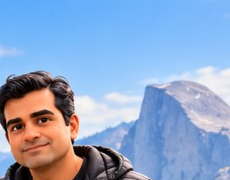
#> input picture brewiq/brand/character-reference.png, 230 x 180 px; its folder holds only this picture in this run
$ python -i story.py   (imports and definitions only)
#> lines starting #> are read from the running program, lines starting #| are printed output that depends on the picture; after the words box and inside, x2 and y2 are one past the last pixel; in counts of white or black regions, pixels touching at a corner belong together
#> further down, picture is the input picture: PIL image 230x180 RGB; mean R, G, B 142.4, 165.7, 200.9
"""The animated story behind the 8-second Reel: one original 3D character living the moment and doing the fix.

The story director writes a shot sheet, the way animation prompts are written: each shot has a title, its time,
and a full cinematic prompt (look, action, camera, lens, light). GPT Image draws one still per shot of the same
character. The insert shot is a close-up of the phone in their hand with a green screen, and the real sample
screen is keyed onto it, behind their thumb. Veo animates the opening shot when it has credits; otherwise each
still plays with a slow push-in. Nothing is published here.
"""

from __future__ import annotations

import concurrent.futures
import re
from pathlib import Path

from PIL import Image

SHOTS = ("hook", "insert", "fix", "cta")
SIZE = (1080, 1920)

# The art styles a Reel can be drawn in. `keyable` styles are realistic enough that the real phone screen can be
# keyed onto the character's phone; the others show the screen as a clean overlay instead.
STYLES = {
    "pixar_3d": {
        "label": "3D animated film",
        "keyable": True,
        "avoid": "",
        "look": "Feature-film quality stylized 3D animation, Pixar-inspired, premium cinematic look, warm practical "
                "light, soft bokeh, shallow depth of field, expressive face, real materials and textures. ",
    },
    "claymation": {
        "label": "Claymation",
        "keyable": True,
        "avoid": "Real sculpted clay with fingerprint marks and matte plasticine surfaces, not a smooth CGI render, not a photograph.",
        "look": "Handmade claymation stop-motion look, plasticine characters with visible fingerprints and soft "
                "sculpted edges, miniature set, warm studio light, shallow depth of field, charming and tactile. ",
    },
    "comic_book": {
        "label": "Comic book",
        "keyable": False,
        "avoid": "A flat inked 2D comic illustration, not a 3D render, not a photograph, no smooth CGI shading.",
        "look": "Dynamic comic book illustration, bold black ink outlines, halftone dot shading, saturated "
                "flat colors, dramatic angles, graphic novel panel feel. ",
    },
    "watercolor": {
        "label": "Watercolor storybook",
        "keyable": False,
        "avoid": "Painted flat 2D on textured paper, not a 3D render, not a photograph, no smooth CGI shading.",
        "look": "Soft watercolor storybook illustration, loose ink linework, gentle paper texture, warm "
                "translucent washes, cozy and hand-painted. ",
    },
    "paper_cutout": {
        "label": "Paper cut-out",
        "keyable": False,
        "avoid": "Everything is built from cut paper layers with visible paper edges, not a 3D render, not a photograph, no smooth skin gradients.",
        "look": "Layered paper cut-out craft style, flat shapes with soft drop shadows between layers, textured "
                "card stock, bright cheerful palette, handmade diorama feel. ",
    },
    "pixel_8bit": {
        "label": "Pixel art",
        "keyable": False,
        "avoid": "A strict visible pixel grid with flat colors, no smooth gradients, not a 3D render, not a photograph.",
        "look": "Retro 8-bit pixel art, chunky pixels, limited bright color palette, classic game animation "
                "style, crisp pixel-perfect shapes. ",
    },
    "anime_painterly": {
        "label": "Painterly anime",
        "keyable": False,
        "avoid": "A hand-painted 2D animation still with soft painted shading, not a 3D render, not a photograph, "
                 "no plastic skin.",
        "look": "Tender, painterly animation-inspired illustration, cinematic anime film look, expressive but subtle "
                "poses, natural proportions, warm atmospheric light, lush environmental details, rich depth, refined "
                "composition. ",
    },
    "noir_sketch": {
        "label": "Noir sketch",
        "keyable": False,
        "avoid": "Black and white only with hatched ink lines, no color at all, not a 3D render, not a photograph.",
        "look": "Moody noir black and white ink sketch, high contrast shading, dramatic shadows, film grain, "
                "stylish cinematic framing. ",
    },
}
DEFAULT_STYLE = "pixar_3d"
LOOK = STYLES[DEFAULT_STYLE]["look"]


# Camera and lens words pull a drawing toward a photo or a 3D render. They help the 3D and clay looks only.
_PHOTO_WORDS = re.compile(
    r"[,;]?\s*\b(?:\d{2,3}\s?mm(?:[- ]equivalent)?(?: look| lens)?|shallow depth of field|depth of field|bokeh|rim light(?:ing)?)\b",
    re.IGNORECASE,
)


# [10 lines left out: functions _shot_text, style_tail, not called in this run]


def style_of(story: dict) -> dict:
    """The art style a story is drawn in. An unknown or missing style falls back to the 3D film look."""
    return STYLES.get(str(story.get("style") or DEFAULT_STYLE).strip().lower(), STYLES[DEFAULT_STYLE])


def has_screen_closeup(story: dict) -> bool:
    """True when the insert shot is the phone with a green screen to key the real screen into."""
    return str(story.get("device") or "").strip().lower() == "phone" and style_of(story)["keyable"]
FRAMING = (
    " Vertical 9:16. The character's head sits in the middle of the frame with open wall or ceiling above it, "
    "and the hands are in the lower half."
)
CLEAN = (
    " The phone or laptop screen faces away from the camera or is too soft to read. "
    "No text, no captions, no logos, no brand names, no watermark."
)
SAME = (
    "Keep the exact same character, face, hair, clothes, place, lighting, and art style as this image. "
    "This shot: "
)
DETAIL = (
    " Close-up detail insert of the key action: the hands and the object they use, with the character's face soft "
    "in the background. Vertical 9:16. No text, no captions, no logos, no watermark."
)
INSERT = (
    " Close-up insert over the character's shoulder: their hand holds the phone toward the camera, thumb hovering "
    "just above the screen. The phone sits in the lower half of the frame, right of center, its top edge just below "
    "the middle of the picture, so the upper half stays open. The phone screen is lit solid flat pure chroma green (#00FF00) edge to edge, no "
    "reflections, no icons, no text. Their face is soft in the background. Vertical 9:16. No logos, no watermark."
)


# [53 lines left out: functions shots_of, problems, frame_prompt, shot_sheet, not called in this run]


def _mmss(seconds: float) -> str:
    return f"0:{int(round(seconds)):02d}"


# [79 lines left out: functions motion_prompt, _vertical, make_frames, scene_accent, not called in this run]


KEY_MIN_AREA = 0.03


def green_mask(image: Image.Image) -> Image.Image:
    """White where the picture shows the chroma-green phone screen."""
    red, green, blue = image.convert("RGB").split()
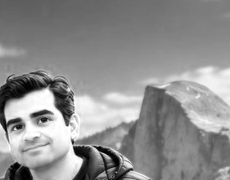
#> red: PIL image 230x180 L; min 0, max 255, mean 142.4
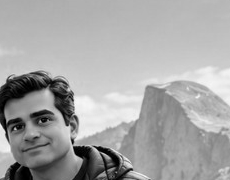
#> green: PIL image 230x180 L; min 0, max 249, mean 165.7
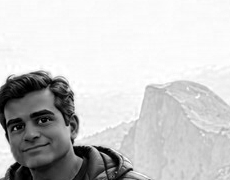
#> blue: PIL image 230x180 L; min 0, max 255, mean 200.9
    from PIL import ImageChops, ImageFilter  # noqa: PLC0415

    # Green clearly above both red and blue, and bright enough to be the lit screen.
    over_red = ImageChops.subtract(green, red).point(lambda v: 255 if v > 70 else 0)
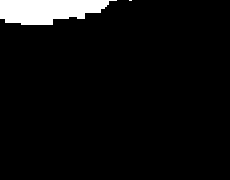
#> over_red: PIL image 230x180 L; 5.2% white; 2 white regions (1 under 20 px), largest, box (x1, y1, x2, y2) and area: (0, 0, 117, 25) 2131
    over_blue = ImageChops.subtract(green, blue).point(lambda v: 255 if v > 70 else 0)
#> over_blue: PIL image 230x180 L; every value is 0
    bright = green.point(lambda v: 255 if v > 120 else 0)
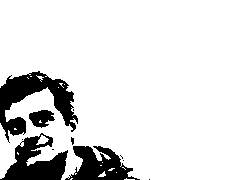
#> bright: PIL image 230x180 L; 86.4% white; 11 black regions (7 under 20 px), largest, box (x1, y1, x2, y2) and area: (0, 71, 78, 143) 2238, (0, 133, 68, 180) 1658, (65, 146, 140, 180) 1394, (29, 110, 55, 128) 308
    mask = ImageChops.multiply(ImageChops.multiply(over_red, over_blue), bright)
    # Grow a little to swallow the green fringe at the bezel and the thumb.
    return mask.filter(ImageFilter.MaxFilter(5))


# [110 lines left out: functions screen_corners, _solve, _perspective, lay_screen, key_screens, make_backdrop, not called in this run]

>>> from PIL import Image
>>> picture = Image.open('brand/character-reference.png')
>>> result = green_mask(picture)
